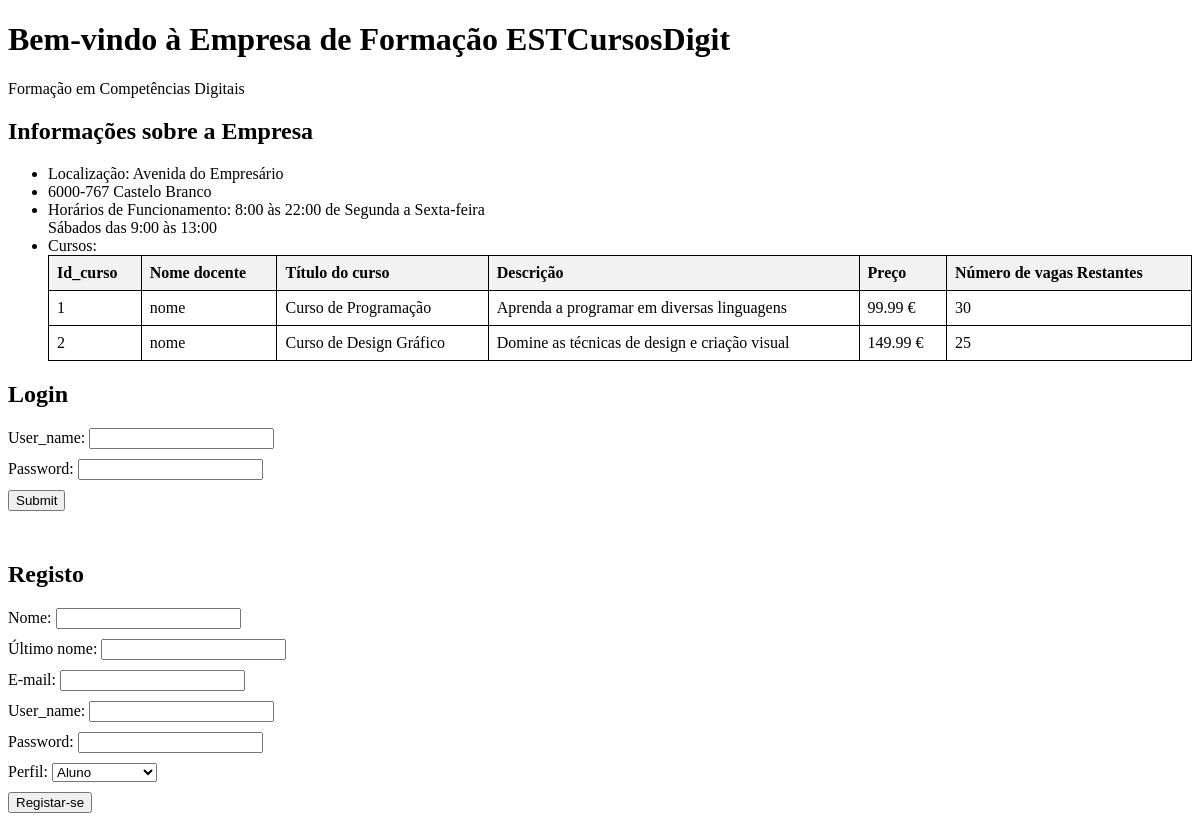
Page /Trabalho_Gabriel/TPLinguagensWeb-PHPandJSP-main/TP1/php/paginas/index.php on the committed database.
### tables this page shows
CREATE TABLE cursos (
	id_curso INT AUTO_INCREMENT PRIMARY KEY,
	id_utilizador INT,
	nome_curso TEXT NOT NULL,
	descricao TEXT,
	preco DECIMAL(10,2) NOT NULL CHECK(preco >=0),
	vagas_disponiveis INT NOT NULL CHECK(vagas_disponiveis >=0),
	vagas_totais INT NOT NULL CHECK(vagas_totais >0),
	FOREIGN KEY (id_utilizador) REFERENCES utilizadores (id_utilizador)
);

CREATE TABLE utilizadores (
	id_utilizador INT AUTO_INCREMENT PRIMARY KEY,
	nome TEXT NOT NULL,
	ultimo_nome TEXT NOT NULL,
	e_mail TEXT NOT NULL UNIQUE,
	user_name TEXT NOT NULL UNIQUE,
	password TEXT NOT NULL,
	perfil TEXT NOT NULL,
	autenticado BOOLEAN DEFAULT false
);

### Trabalho_Gabriel/TPLinguagensWeb-PHPandJSP-main/TP1/php/paginas/index.php (the view, shortened to what this page needs)
<!DOCTYPE html>
<html>
<head>
</head>
<body>
    <h1>Bem-vindo à Empresa de Formação ESTCursosDigit </h1>
    <div class="container">
        <span class="texto" style="font-size: px;">Formação em Competências Digitais</span>
    </div>
    <h2>Informações sobre a Empresa</h2>
    <ul>
        <li>Localização: Avenida do Empresário</li>
        <li>6000-767 Castelo Branco</li>
        <li>Horários de Funcionamento: 8:00 às 22:00 de Segunda a Sexta-feira <br>Sábados das 9:00 às 13:00</li>
        <li>Cursos: </li>
        <?php
            $sql = "SELECT * FROM cursos";
		    $resultado = mysqli_query($conn, $sql);
            if ($resultado && mysqli_num_rows($resultado) >0) {
                echo "<table border='1'>";
                echo "  <tr>
                            <th>Id_curso</th>
                            <th>Nome docente</th>
                            <th>Título do curso</th>
                            <th>Descrição</th>
                            <th>Preço</th>
                            <th>Número de vagas Restantes</th>
                        </tr>";
                    while ($linha = mysqli_fetch_assoc($resultado)) {
                        echo "<tr>";
                            $sql2 = "SELECT nome FROM utilizadores WHERE id_utilizador = ".$linha['id_utilizador'];
                            $resultado2 = mysqli_query($conn,$sql2);
                            $nome_docente = mysqli_fetch_assoc($resultado2);
                            echo "<td>".$linha["id_curso"]."</td>";
                            echo "<td>".$nome_docente["nome"]."</td>";
                            echo "<td>".$linha["nome_curso"]."</td>";
                            echo "<td>".substr($linha["descricao"],0,50)."</td>";
                            echo "<td>".$linha["preco"]." €</td>";
                            echo "<td>".$linha["vagas_disponiveis"]."</td>";
                        echo "</tr>";
                    }
                    echo "</table>";
                }
        ?>
    </ul>
        <div class="form-container">
        <h2>Login</h2>
        <form action="login.php" method="POST">
            User_name: <input type="text" name="user_name" style="margin-bottom: 10px;"><br>
            Password: <input type="password" name="password" style="margin-bottom: 10px;"><br>
            <input type="submit" name="Login">
        </form>
    </div>
    <div class="form-container">
        <h2>Registo</h2>
        <form action="registo.php" method="post">
            Nome: <input type="text" name="nome" style="margin-bottom: 10px;"><br>
            Último nome: <input type="text" name="ultimo_nome"style="margin-bottom: 10px;"><br>
            E-mail: <input type="text" name="e_mail"style="margin-bottom: 10px;"><br>
            User_name: <input type="text" name="user_name"style="margin-bottom: 10px;"><br>
            Password: <input type="password" name="password"style="margin-bottom: 10px;"><br>
            Perfil:
            <select name="perfil" style="margin-bottom: 10px;">
                <option value="aluno">Aluno</option>
            </select><br>
            <input type="submit" value="Registar-se">
        </form>
    </div>
</body>
</html>

### Trabalho_Gabriel/TPLinguagensWeb-PHPandJSP-main/TP1/php/paginas/index.php (style rules this page uses)
ul { margin-bottom: 20px; }
.form-container { margin-bottom: 30px; }
form { display: inline-block; margin-bottom: 20px; }
table { border-collapse: collapse; width: 100%; }
th, td { border: 1px solid black; padding: 8px; text-align: left; }
th { background-color: #f2f2f2; }

### rows in the picture
cursos: id_curso "1", id_utilizador.nome "nome", nome_curso "Curso de Programação", descricao "Aprenda a programar em diversas linguagens", preco "99.99", vagas_disponiveis "30"
cursos: id_curso "2", id_utilizador.nome "nome", nome_curso "Curso de Design Gráfico", descricao "Domine as técnicas de design e criação visual", preco "149.99", vagas_disponiveis "25"
